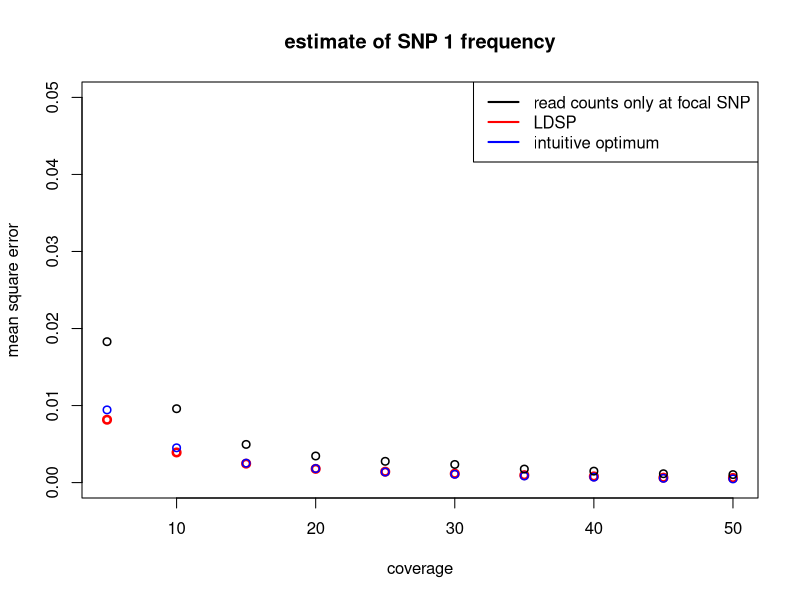
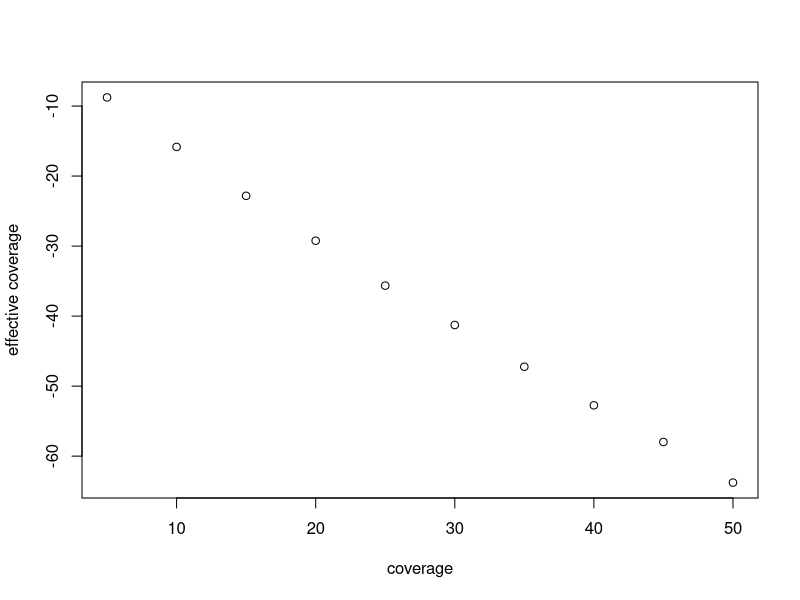

The R source for these figures, in order:
create_haps <- function(nsamp=100, per){
  # the only type of haplotypes in the pool are either 1-0 or 0-1 (for simplicity)
  # "per" specifies the percent of 1-0 haplotypes  
  haps = matrix(nrow = nsamp, ncol = 2, 0)
  no_10_haps = floor(per*nsamp)
  for (i in 1:no_10_haps){
    haps[i,1] = 1
    haps[i,2] = 0
  }
  for (i in (no_10_haps+1):nsamp){
    haps[i,1] = 0
    haps[i,2] = 1
  }
  return(haps)
}


# potential problem: sigma2 estimated to be < 1 (and even <0 in some cases)
findMLE <- function(obs, mu, Sigma, D){
  
  ll <- function(sigma2){
    cov_m = sigma2*Sigma + D
    sinv = solve(cov_m)
    
    # (from hand-out and verified with Wikipedia)
    logl = log(det(cov_m)) + (t(obs-mu)%*%sinv%*%(obs-mu))
    
    return(as.numeric(logl))
  }
  
  # note: optim actually minimizes
  return(optim(ll, par = 1, method = "L-BFGS-B", lower = 1, upper = 10)$par)
}

pool <- function(lambda, haps, nloci, nsamp){
  ## simulate pool sequencing ##
  y_obs = rep(0, nloci)
  n = rep(0, nloci)
  n_1 = rep(0, nloci)
  for (i in 1:nloci){
    
    # coverage
    n[i] = rpois(1, lambda)
    
    # ensure number haps sampled is below the number of samples in the pool
    n[i] = min(n[i], nsamp)
    # ensure sample at least 1 haplotype
    n[i] = max(1, n[i])
    
    # sample locus i from pool
    sampled = sample(haps[,i], n[i])
    
    # number of 1 alleles
    n_1[i] = sum(sampled)
  }
  return(rbind(n, n_1))
}

perform_LDSP <- function(y_obs, nloci, nsamp, haps, pos, n){
  
  # calculate distances between SNPs
  # for example if two SNPs at position 50 and 100
  # then d = 50 
  d = rep(0, nloci-1)
  for (i in 1:(nloci-1)){
    d[i] = as.numeric(pos[i+1])-as.numeric(pos[i])
  }

  epsilon = rep(0, nloci)
  for (i in 1:nloci){
    epsilon[i] = (y_obs[i]*(1-y_obs[i]))/n[i]
  }


  geo_sum = 0
  for (i in 1:(nsamp-1)){
    geo_sum = geo_sum + (1/i)
  }
  geo_sum = (1/geo_sum)
  theta = geo_sum/(nsamp + geo_sum)

  mu = (1-theta)*colMeans(haps) + I(theta/2)

  
  # in this case of only 1_0 and 0_1 haplotypes, cov_panel is singular
  cov_panel = cov(haps)
  
  S = matrix(nrow = nloci, ncol = nloci, 0)

  # rho = 4*N*c_j where c_j is the rate of cross-over per generation per basepair and N is the effective popsize
  # d_j = dist is the physical distance between SNPs j and j+1
  rho = 0 # no recombination
  for (i in 1:nloci){
    for (j in 1:nloci){
      if (i ==j){
        S[i,j] = cov_panel[i,j]
      }
      else{
        # distance between SNPs (e.g. SNP 1 and SNP 10)
        dist = sum(d[min(i,j):(max(i,j)-1)])
        
        # hypothetical effective popsize
        N = 1e4
        
        # since rho = 0, S[i,j] = cov_panel[i,j]
        S[i,j] = exp((-4*N*rho*dist)/nsamp)*cov_panel[i,j]
      }
    }
  }
  
  # no longer singular after the following operation
  Sigma = ((1-theta)^2)*S + I((theta/2)*(1-(theta/2)))
  Sigma[abs(Sigma) < 1e-8] = 0
  
  #sigma2 = findMLE(y_obs, mu, Sigma, diag(epsilon))
  sigma2 = 1
  
  # this is where the dispersion parameter comes in: eqn 13
  d = diag(1/epsilon)
  Sigma_i = solve(Sigma) # there is problems, when nloci is big, kappa(Sigma) is very large (1e36)
  Sigma_bar = solve((1/sigma2)*Sigma_i + d)
  theta_bar = as.vector(Sigma_bar%*%((1/sigma2)*Sigma_i%*%mu + d%*%y_obs))
  
  # posterior
  #return(theta_bar[1])

  mu_t = (mu[1]*Sigma_bar[1,1] - theta_bar[1]*Sigma[1,1])/(Sigma_bar[1,1] - Sigma[1,1])
  
  # I think I missed a minus sign
  sigma_2_t = 1/ ((1/Sigma[1,1]) - 1/(Sigma_bar[1,1]))  
  
  # likelihood + variance
  return(c(mu_t, sigma_2_t))
  
}

mse <- function(y_hat, y){
  return(sum((y_hat-y)^2)/length(y))
}

nloci = 2
# physical position of the two SNPs
pos = c(50, 100)

# starting population
nsamp = 100
# 1_0 haplotype is at 10% frequency and 0_1 is at 90%
haps = create_haps(nsamp, 0.1)

# increase the 1_0 haplotype from 10% to 90% (simulate positive selection)
ev_haps = create_haps(nsamp, 0.9)


## code of testing ##
#haps = matrix(nrow = nsamp, ncol = 2, 0)
#for (i in 1:50){
#  haps[i,1] = 1
#  haps[i,2] = 0
#}
#for (i in 51:60){
#  haps[i,1] = 0
#  haps[i,2] = 1
#}

#for (i in 61:90){
#  haps[i,1] = 1
#  haps[i,2] = 1
#}
#ev_haps = haps
## end testing code ##


lambdas = seq(5, 50, by = 5)
l = length(lambdas)

mse_ldsp_est = rep(0, l)
mse_opt_est = rep(0, l)
mse_obs_est  = rep(0, l)
mean_eff_cov = rep(0, l)

nreps = 1000

for (i in 1:l){
  
  # where to store estimates
  store_ldsp_est = rep(0,nreps)
  store_opt_est = rep(0, nreps)
  store_obs_est = rep(0, nreps)
  store_true_freq = rep(0, nreps)
  store_effective_cov = rep(0, nreps)
  
  for (j in 1:nreps){
    
    # pooling
    lambda = lambdas[i] # coverage
    pooled_info =  pool(lambda, ev_haps, nloci, nsamp)
    n = pooled_info[1,]  # total read counts
    n_1 = pooled_info[2,] # counts of "1" allele
    
    # pseudo-counts
    y_obs = (n_1 + 0.5)/(n + 1)
    
    ldsp_est = perform_LDSP(y_obs, nloci, nsamp, haps, pos, n)
    
    # true pool freqency
    true_freq = colMeans(ev_haps)
    
    # only look at the estimates of SNP 1
    store_true_freq[j] = true_freq[1]
    store_opt_est[j] = (n_1[1] + (n[2]-n_1[2]))/ (n[1] + n[2])
    store_obs_est[j] = y_obs[1]
    #store_obs_est[j] = n_1[1]/n[1]
    store_ldsp_est[j] = ldsp_est[1]
    store_effective_cov[j] = ((1-ldsp_est[1])*ldsp_est[1])/ldsp_est[2]
  }
  
  # calculate MSE
  mse_ldsp_est[i] = mse(store_ldsp_est, store_true_freq)
  mse_opt_est[i] = mse(store_opt_est, store_true_freq)
  mse_obs_est[i] = mse(store_obs_est, store_true_freq)
  mean_eff_cov[i] = mean(store_effective_cov)

}


plot(lambdas, mse_ldsp_est, xlab = "coverage", ylab = "mean square error", col = "red", ylim = c(0,0.05), main = "estimate of SNP 1 frequency", lwd=2.5)
points(lambdas, mse_opt_est, col = "blue", lwd=1.5)
points(lambdas, mse_obs_est, lwd=1.5)
legend("topright", c("read counts only at focal SNP","LDSP", "intuitive optimum"), lty=c(1,1,1), lwd=c(2,2,2),col=c("black","red", "blue"))
plot(lambdas, mean_eff_cov, xlab = "coverage", ylab = "effective coverage")